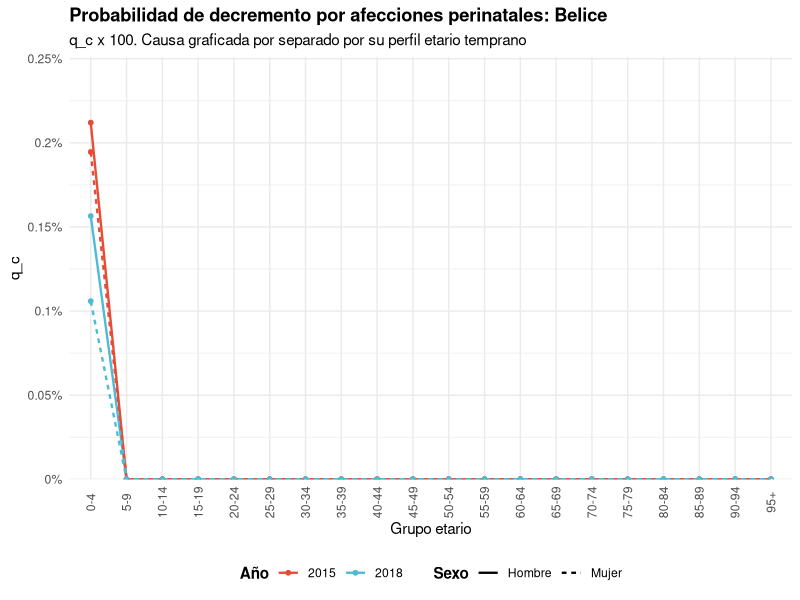
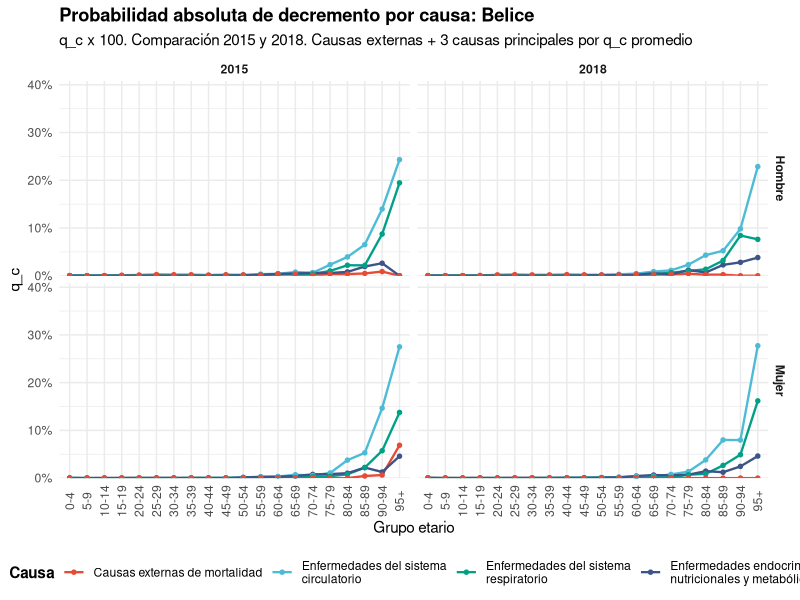
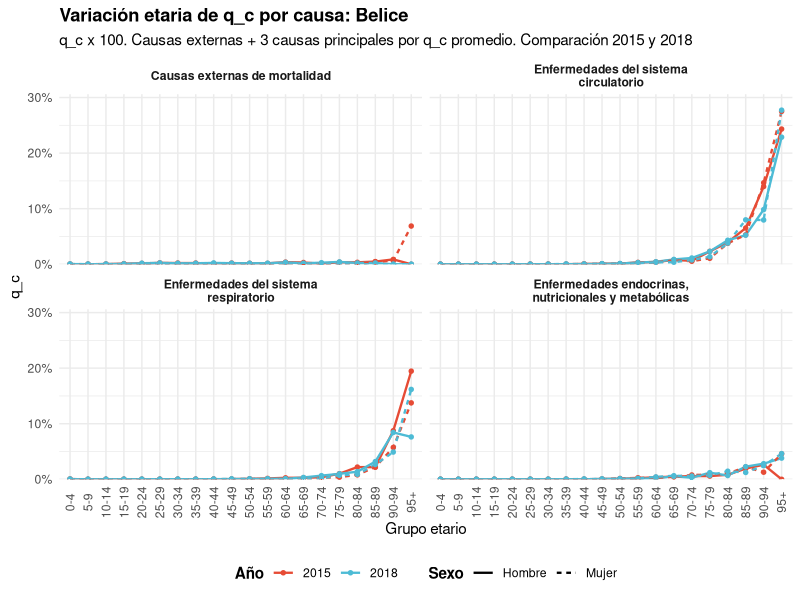
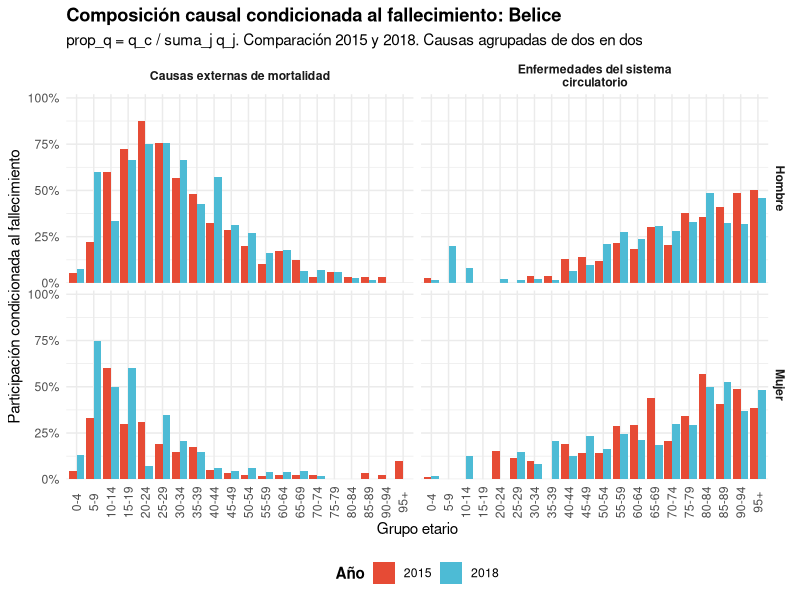
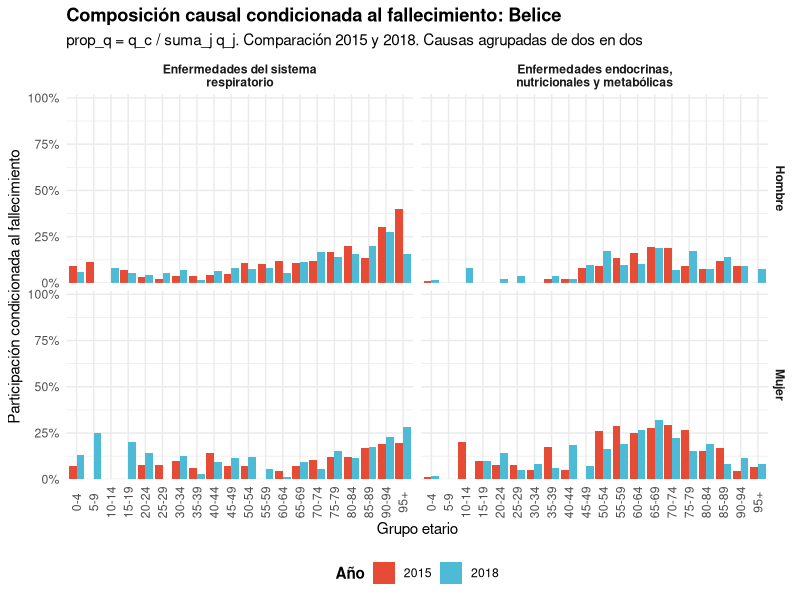
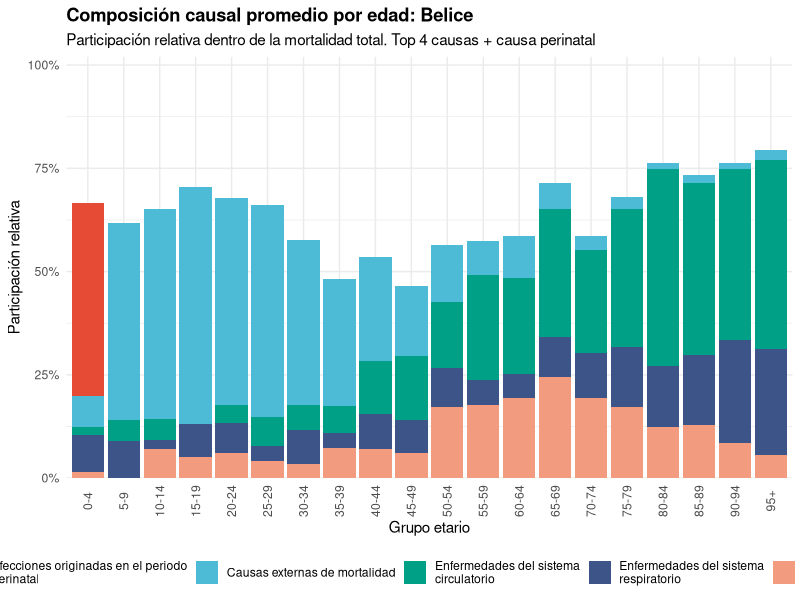
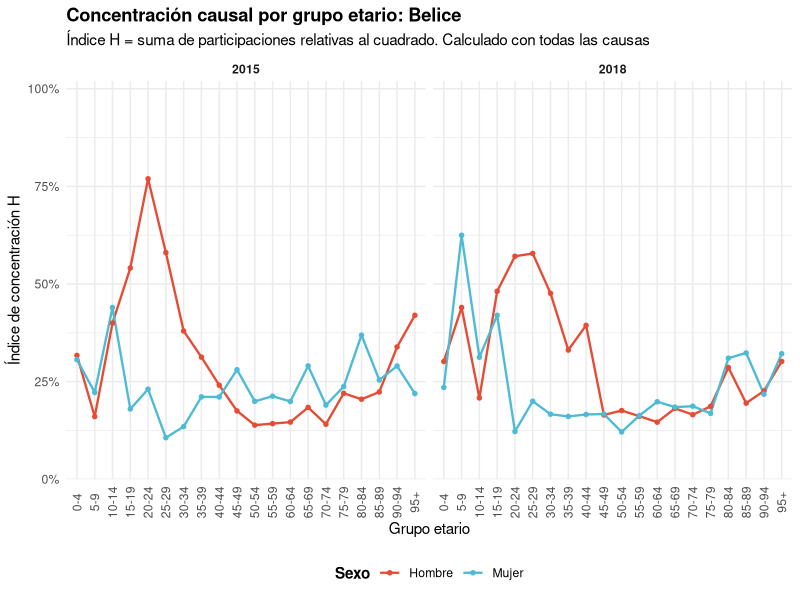
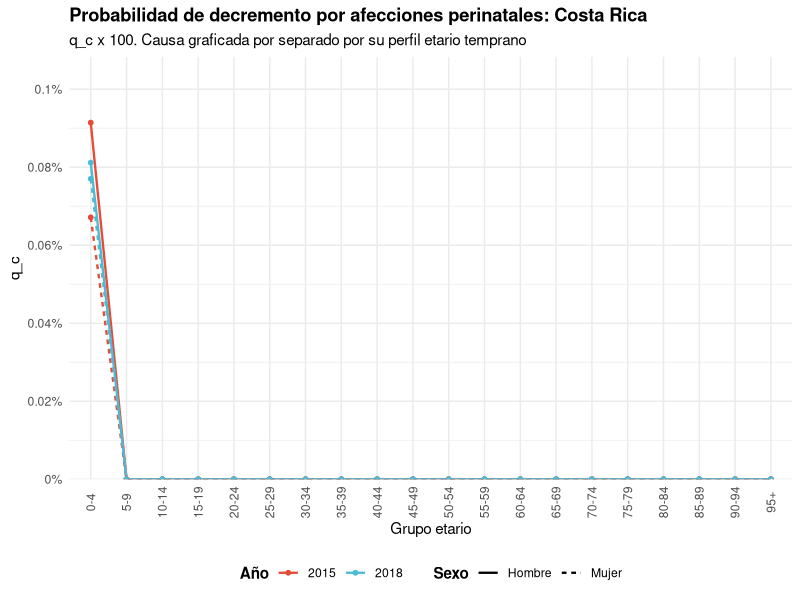

The R script that drew these images, in order: (Note: this script raises an error after producing the figures.)
# 05_analisis_clasico.R

library(readr)
library(dplyr)
library(tidyr)
library(ggplot2)
library(here)
library(stringr)
library(scales)
library(ggsci)

options(scipen = 999)


# ---------------------------------------------------------------------------
# 1. Cargar resultados del enfoque clásico
# ---------------------------------------------------------------------------

resultados_clasico <- read_csv(
  here("datos", "procesados", "resultados_enfoque_clasico.csv"),
  na = c("", "NA"),
  show_col_types = FALSE
)


# Solo se contrastan 2015 y 2018

anios_comparacion <- c(2015, 2018)

resultados_clasico <- resultados_clasico %>%
  filter(anio %in% anios_comparacion)


# ---------------------------------------------------------------------------
# 2. Funciones auxiliares
# ---------------------------------------------------------------------------

etiqueta_pct_directa <- function(x, decimales = 2) {
  x_fmt <- format(
    round(x, decimales),
    nsmall = decimales,
    trim = TRUE,
    scientific = FALSE
  )
  
  x_fmt <- sub("(\\.\\d*?)0+$", "\\1", x_fmt)
  x_fmt <- sub("\\.$", "", x_fmt)
  
  paste0(x_fmt, "%")
}


etiqueta_pct_proporcion <- function(x, decimales = 1) {
  x <- x * 100
  
  x_fmt <- format(
    round(x, decimales),
    nsmall = decimales,
    trim = TRUE,
    scientific = FALSE
  )
  
  x_fmt <- sub("(\\.\\d*?)0+$", "\\1", x_fmt)
  x_fmt <- sub("\\.$", "", x_fmt)
  
  paste0(x_fmt, "%")
}


tema_clasico <- function() {
  theme_minimal() +
    theme(
      axis.text.x = element_text(angle = 90, vjust = 0.5),
      legend.position = "bottom",
      plot.title = element_text(face = "bold"),
      strip.text = element_text(face = "bold"),
      legend.title = element_text(face = "bold")
    )
}


# ---------------------------------------------------------------------------
# 3. Preparar variables generales
# ---------------------------------------------------------------------------

orden_edades <- resultados_clasico %>%
  distinct(grupo_edad) %>%
  mutate(
    edad_inicio = parse_number(grupo_edad)
  ) %>%
  arrange(edad_inicio) %>%
  pull(grupo_edad)


resultados_clasico <- resultados_clasico %>%
  mutate(
    grupo_edad = factor(grupo_edad, levels = orden_edades),
    pais_carpeta = case_when(
      pais == "Belice" ~ "belice",
      pais == "Costa Rica" ~ "costa rica",
      pais == "El Salvador" ~ "el salvador",
      pais == "Guatemala" ~ "guatemala",
      pais == "Nicaragua" ~ "nicaragua",
      pais %in% c("Panama", "Panamá") ~ "panama",
      TRUE ~ str_to_lower(pais)
    ),
    causa_grupo_wrap = str_wrap(causa_grupo, width = 35),
    q_porcentaje = q_c * 100
  )


# ---------------------------------------------------------------------------
# 4. Composición causal condicionada al fallecimiento
# ---------------------------------------------------------------------------

# prop_q = q_c / sum_j q_j
#
# El denominador usa TODAS las causas dentro de:
# anio, pais, sexo, grupo_edad.

composicion_causal <- resultados_clasico %>%
  group_by(anio, pais, pais_carpeta, sexo, grupo_edad) %>%
  mutate(
    q_total = sum(q_c, na.rm = TRUE),
    prop_q = if_else(q_total > 0, q_c / q_total, 0)
  ) %>%
  ungroup()


# ---------------------------------------------------------------------------
# 5. Concentración causal
# ---------------------------------------------------------------------------

# H = sum_c prop_q^2
#
# Se calcula con TODAS las causas.

concentracion_causal <- composicion_causal %>%
  group_by(anio, pais, pais_carpeta, sexo, grupo_edad) %>%
  summarise(
    indice_concentracion = sum(prop_q^2, na.rm = TRUE),
    q_total = first(q_total),
    mu_total = first(mu_total),
    .groups = "drop"
  )


# ---------------------------------------------------------------------------
# 6. Selección de causas por país
# ---------------------------------------------------------------------------

# Regla:
#
# Para cada país se seleccionan 4 causas:
#
# 1. Causas externas de mortalidad, identificada por causa == "XX"
#    o por texto en causa_grupo.
#
# 2. Las 3 causas restantes con mayor q_c promedio dentro del país.
#
# Perinatales se excluye de esta selección porque se grafica aparte.

obtener_causa_externa_pais <- function(datos_pais) {
  
  causa_externa <- datos_pais %>%
    distinct(causa, causa_grupo) %>%
    filter(
      causa == "XX" |
        str_detect(str_to_lower(causa_grupo), "extern")
    ) %>%
    pull(causa_grupo) %>%
    unique()
  
  if (length(causa_externa) > 0) {
    causa_externa[1]
  } else {
    NA_character_
  }
}


obtener_causa_perinatal_pais <- function(datos_pais) {
  
  causa_perinatal <- datos_pais %>%
    distinct(causa_grupo) %>%
    filter(
      str_detect(str_to_lower(causa_grupo), "perinatal")
    ) %>%
    pull(causa_grupo) %>%
    unique()
  
  if (length(causa_perinatal) > 0) {
    causa_perinatal[1]
  } else {
    NA_character_
  }
}


seleccionar_top4_promedio_pais <- function(datos_pais) {
  
  causa_externa <- obtener_causa_externa_pais(datos_pais)
  
  datos_base <- datos_pais %>%
    filter(
      !str_detect(str_to_lower(causa_grupo), "perinatal")
    )
  
  if (!is.na(causa_externa)) {
    
    datos_base <- datos_base %>%
      filter(causa_grupo != causa_externa)
    
    n_resto <- 3
    
  } else {
    
    n_resto <- 4
  }
  
  causas_resto <- datos_base %>%
    group_by(causa_grupo) %>%
    summarise(
      q_promedio = mean(q_c, na.rm = TRUE),
      muertes_totales = sum(muertes, na.rm = TRUE),
      .groups = "drop"
    ) %>%
    arrange(desc(q_promedio)) %>%
    slice_head(n = n_resto) %>%
    pull(causa_grupo)
  
  causas_seleccionadas <- c()
  
  if (!is.na(causa_externa)) {
    causas_seleccionadas <- c(causas_seleccionadas, causa_externa)
  }
  
  causas_seleccionadas <- c(causas_seleccionadas, causas_resto)
  
  unique(causas_seleccionadas)
}


# ---------------------------------------------------------------------------
# 7. Gráficos por país
# ---------------------------------------------------------------------------

paises <- resultados_clasico %>%
  distinct(pais, pais_carpeta) %>%
  arrange(pais)


for (i in seq_len(nrow(paises))) {
  
  pais_actual <- paises$pais[i]
  carpeta_pais <- paises$pais_carpeta[i]
  ruta_figuras <- here("figuras", "clasico", carpeta_pais)

  dir.create(
    ruta_figuras,
    recursive = TRUE,
    showWarnings = FALSE
  )
  
  # Limpia gráficos anteriores del análisis clásico.
  
  archivos_previos <- list.files(
    ruta_figuras,
    pattern = "^(00|01|02|03|04|05)_.*\\.png$",
    full.names = TRUE
  )
  
  if (length(archivos_previos) > 0) {
    file.remove(archivos_previos)
  }
  
  
  datos_pais <- resultados_clasico %>%
    filter(pais == pais_actual)
  
  composicion_pais <- composicion_causal %>%
    filter(pais == pais_actual)
  
  concentracion_pais <- concentracion_causal %>%
    filter(pais == pais_actual)
  
  
  # -------------------------------------------------------------------------
  # 7.1 Seleccionar causas principales del país
  # -------------------------------------------------------------------------
  
  causas_top4_pais <- seleccionar_top4_promedio_pais(datos_pais)
  causa_perinatal_pais <- obtener_causa_perinatal_pais(datos_pais)
  
  orden_causas_top4_wrap <- str_wrap(causas_top4_pais, width = 35)
  
  datos_pais_top4 <- datos_pais %>%
    filter(causa_grupo %in% causas_top4_pais) %>%
    mutate(
      causa_grupo_wrap = factor(
        str_wrap(causa_grupo, width = 35),
        levels = orden_causas_top4_wrap
      )
    )
  
  composicion_pais_top4 <- composicion_pais %>%
    filter(causa_grupo %in% causas_top4_pais) %>%
    mutate(
      causa_grupo_wrap = factor(
        str_wrap(causa_grupo, width = 35),
        levels = orden_causas_top4_wrap
      )
    )
  
  datos_pais_perinatal <- datos_pais %>%
    filter(
      str_detect(str_to_lower(causa_grupo), "perinatal")
    ) %>%
    mutate(
      causa_grupo_wrap = str_wrap(causa_grupo, width = 35)
    )
  
  
  # Causas para gráfico 4:
  # top 4 + perinatal.
  
  causas_grafico_4 <- causas_top4_pais
  
  if (!is.na(causa_perinatal_pais)) {
    causas_grafico_4 <- unique(c(causa_perinatal_pais, causas_grafico_4))
  }
  
  orden_causas_grafico_4_wrap <- str_wrap(causas_grafico_4, width = 35)
  
  composicion_pais_top4_mas_perinatal <- composicion_pais %>%
    filter(causa_grupo %in% causas_grafico_4) %>%
    mutate(
      causa_grupo_wrap = factor(
        str_wrap(causa_grupo, width = 35),
        levels = orden_causas_grafico_4_wrap
      )
    )
  
  
  # -------------------------------------------------------------------------
  # Gráfico 0: q_c perinatal por edad
  # -------------------------------------------------------------------------
  
  if (nrow(datos_pais_perinatal) > 0) {
    
    max_perinatal <- max(datos_pais_perinatal$q_porcentaje, na.rm = TRUE)
    
    limite_perinatal <- if_else(
      is.finite(max_perinatal) & max_perinatal > 0,
      max_perinatal * 1.15,
      0.01
    )
    
    grafico_00_perinatal <- datos_pais_perinatal %>%
      ggplot(
        aes(
          x = grupo_edad,
          y = q_porcentaje,
          group = interaction(anio, sexo),
          color = factor(anio),
          linetype = sexo
        )
      ) +
      geom_line(linewidth = 0.8) +
      geom_point(size = 1.3) +
      scale_color_npg() +
      scale_y_continuous(
        labels = etiqueta_pct_directa,
        breaks = pretty(c(0, limite_perinatal), n = 5),
        expand = expansion(mult = c(0, 0.03))
      ) +
      coord_cartesian(ylim = c(0, limite_perinatal)) +
      labs(
        title = paste0("Probabilidad de decremento por afecciones perinatales: ", pais_actual),
        subtitle = "q_c x 100. Causa graficada por separado por su perfil etario temprano",
        x = "Grupo etario",
        y = "q_c",
        color = "Año",
        linetype = "Sexo"
      ) +
      tema_clasico()
    
    ggsave(
      filename = here("figuras", "clasico", carpeta_pais, "00_q_perinatal_por_edad.png"),
      plot = grafico_00_perinatal,
      width = 13,
      height = 7,
      dpi = 300
    )
  }
  
  
  # -------------------------------------------------------------------------
  # Gráfico 1: q_c absoluto por edad
  # -------------------------------------------------------------------------
  #
  # Este gráfico junta 2015 y 2018 en una sola figura.
  # Se separa por sexo y por año:
  #
  # filas    = sexo
  # columnas = año
  #
  # Dentro de cada panel se muestran las 4 causas seleccionadas.
  #
  # Escala: 0% a 40%, saltos de 10%.
  
  grafico_01_q_edad <- datos_pais_top4 %>%
    ggplot(
      aes(
        x = grupo_edad,
        y = q_porcentaje,
        group = causa_grupo_wrap,
        color = causa_grupo_wrap
      )
    ) +
    geom_line(linewidth = 0.8) +
    geom_point(size = 1.2) +
    facet_grid(sexo ~ anio) +
    scale_color_npg() +
    scale_y_continuous(
      labels = etiqueta_pct_directa,
      breaks = seq(0, 40, 10),
      minor_breaks = seq(0, 40, 5),
      expand = expansion(mult = c(0, 0.02))
    ) +
    coord_cartesian(ylim = c(0, 40)) +
    labs(
      title = paste0("Probabilidad absoluta de decremento por causa: ", pais_actual),
      subtitle = "q_c x 100. Comparación 2015 y 2018. Causas externas + 3 causas principales por q_c promedio",
      x = "Grupo etario",
      y = "q_c",
      color = "Causa"
    ) +
    tema_clasico()
  
  ggsave(
    filename = here("figuras", "clasico", carpeta_pais, "01_q_absoluto_top4_2015_2018.png"),
    plot = grafico_01_q_edad,
    width = 14,
    height = 8,
    dpi = 300
  )
  
  
  # -------------------------------------------------------------------------
  # Gráfico 2: q_c por causa
  # -------------------------------------------------------------------------
  #
  # q_c x 100.
  # Escala: 0% a 30%, saltos de 10%.
  
  grafico_02_q_causa <- datos_pais_top4 %>%
    ggplot(
      aes(
        x = grupo_edad,
        y = q_porcentaje,
        group = interaction(anio, sexo),
        color = factor(anio),
        linetype = sexo
      )
    ) +
    geom_line(linewidth = 0.8) +
    geom_point(size = 1.2) +
    facet_wrap(~ causa_grupo_wrap) +
    scale_color_npg() +
    scale_y_continuous(
      labels = etiqueta_pct_directa,
      breaks = seq(0, 30, 10),
      minor_breaks = seq(0, 30, 5),
      expand = expansion(mult = c(0, 0.02))
    ) +
    coord_cartesian(ylim = c(0, 30)) +
    labs(
      title = paste0("Variación etaria de q_c por causa: ", pais_actual),
      subtitle = "q_c x 100. Causas externas + 3 causas principales por q_c promedio. Comparación 2015 y 2018",
      x = "Grupo etario",
      y = "q_c",
      color = "Año",
      linetype = "Sexo"
    ) +
    tema_clasico()
  
  ggsave(
    filename = here("figuras", "clasico", carpeta_pais, "02_q_por_causa_top4.png"),
    plot = grafico_02_q_causa,
    width = 14,
    height = 9,
    dpi = 300
  )
  
  
  # -------------------------------------------------------------------------
  # Gráfico 3: composición causal condicionada al fallecimiento
  # -------------------------------------------------------------------------
  #
  # prop_q = q_c / sum_j q_j
  #
  # Se agrupan las 4 causas seleccionadas de 2 en 2 para que el gráfico sea
  # legible.
  #
  # Se generan:
  #
  # 03_composicion_condicionada_grupo_1.png
  # 03_composicion_condicionada_grupo_2.png
  #
  # Dentro de cada gráfico se compara 2015 contra 2018.
  #
  # Escala: 0% a 100%, saltos de 25%.
  
  grupos_causas_03 <- split(
    causas_top4_pais,
    ceiling(seq_along(causas_top4_pais) / 2)
  )
  
  for (g in seq_along(grupos_causas_03)) {
    
    causas_grupo_actual <- grupos_causas_03[[g]]
    
    composicion_grupo_actual <- composicion_pais_top4 %>%
      filter(causa_grupo %in% causas_grupo_actual) %>%
      mutate(
        causa_grupo_wrap = factor(
          str_wrap(causa_grupo, width = 35),
          levels = str_wrap(causas_grupo_actual, width = 35)
        )
      )
    
    grafico_03_composicion_goerlich <- composicion_grupo_actual %>%
      ggplot(
        aes(
          x = grupo_edad,
          y = prop_q,
          fill = factor(anio)
        )
      ) +
      geom_col(position = "dodge") +
      facet_grid(sexo ~ causa_grupo_wrap) +
      scale_fill_npg() +
      scale_y_continuous(
        labels = etiqueta_pct_proporcion,
        breaks = seq(0, 1, 0.25),
        minor_breaks = seq(0, 1, 0.125),
        expand = expansion(mult = c(0, 0.02))
      ) +
      coord_cartesian(ylim = c(0, 1)) +
      labs(
        title = paste0("Composición causal condicionada al fallecimiento: ", pais_actual),
        subtitle = "prop_q = q_c / suma_j q_j. Comparación 2015 y 2018. Causas agrupadas de dos en dos",
        x = "Grupo etario",
        y = "Participación condicionada al fallecimiento",
        fill = "Año"
      ) +
      tema_clasico()
    
    ggsave(
      filename = here(
        "figuras",
        "clasico",
        carpeta_pais,
        paste0("03_composicion_condicionada_grupo_", g, ".png")
      ),
      plot = grafico_03_composicion_goerlich,
      width = 14,
      height = 8,
      dpi = 300
    )
  }
  
  
  # -------------------------------------------------------------------------
  # Gráfico 4: composición causal promedio por edad
  # -------------------------------------------------------------------------
  #
  # Muestra top 4 causas + perinatal.
  #
  # Cada segmento es:
  #
  # prop_q = q_c / sum_j q_j
  #
  # con denominador de todas las causas.
  #
  # Escala: 0% a 100%, saltos de 25%.
  
  grafico_04_composicion_apilada <- composicion_pais_top4_mas_perinatal %>%
    group_by(grupo_edad, causa_grupo_wrap) %>%
    summarise(
      prop_promedio = mean(prop_q, na.rm = TRUE),
      .groups = "drop"
    ) %>%
    ggplot(
      aes(
        x = grupo_edad,
        y = prop_promedio,
        fill = causa_grupo_wrap
      )
    ) +
    geom_col(position = "stack") +
    scale_fill_npg() +
    scale_y_continuous(
      labels = etiqueta_pct_proporcion,
      breaks = seq(0, 1, 0.25),
      minor_breaks = seq(0, 1, 0.125),
      expand = expansion(mult = c(0, 0.02))
    ) +
    coord_cartesian(ylim = c(0, 1)) +
    labs(
      title = paste0("Composición causal promedio por edad: ", pais_actual),
      subtitle = "Participación relativa dentro de la mortalidad total. Top 4 causas + causa perinatal",
      x = "Grupo etario",
      y = "Participación relativa",
      fill = "Causa"
    ) +
    tema_clasico()
  
  ggsave(
    filename = here("figuras", "clasico", carpeta_pais, "04_composicion_promedio_top4_mas_perinatal.png"),
    plot = grafico_04_composicion_apilada,
    width = 14,
    height = 8,
    dpi = 300
  )
  
  
  # -------------------------------------------------------------------------
  # Gráfico 5: concentración causal
  # -------------------------------------------------------------------------
  #
  # H = sum_c prop_q^2
  #
  # Se calcula con todas las causas.
  #
  # Escala: 0% a 100%, saltos de 25%.
  
  grafico_05_concentracion <- concentracion_pais %>%
    ggplot(
      aes(
        x = grupo_edad,
        y = indice_concentracion,
        group = sexo,
        color = sexo
      )
    ) +
    geom_line(linewidth = 0.8) +
    geom_point(size = 1.2) +
    facet_wrap(~ anio) +
    scale_color_npg() +
    scale_y_continuous(
      labels = etiqueta_pct_proporcion,
      breaks = seq(0, 1, 0.25),
      minor_breaks = seq(0, 1, 0.125),
      expand = expansion(mult = c(0, 0.02))
    ) +
    coord_cartesian(ylim = c(0, 1)) +
    labs(
      title = paste0("Concentración causal por grupo etario: ", pais_actual),
      subtitle = "Índice H = suma de participaciones relativas al cuadrado. Calculado con todas las causas",
      x = "Grupo etario",
      y = "Índice de concentración H",
      color = "Sexo"
    ) +
    tema_clasico()
  
  ggsave(
    filename = here("figuras", "clasico", carpeta_pais, "05_concentracion_causal.png"),
    plot = grafico_05_concentracion,
    width = 14,
    height = 8,
    dpi = 300
  )
}
